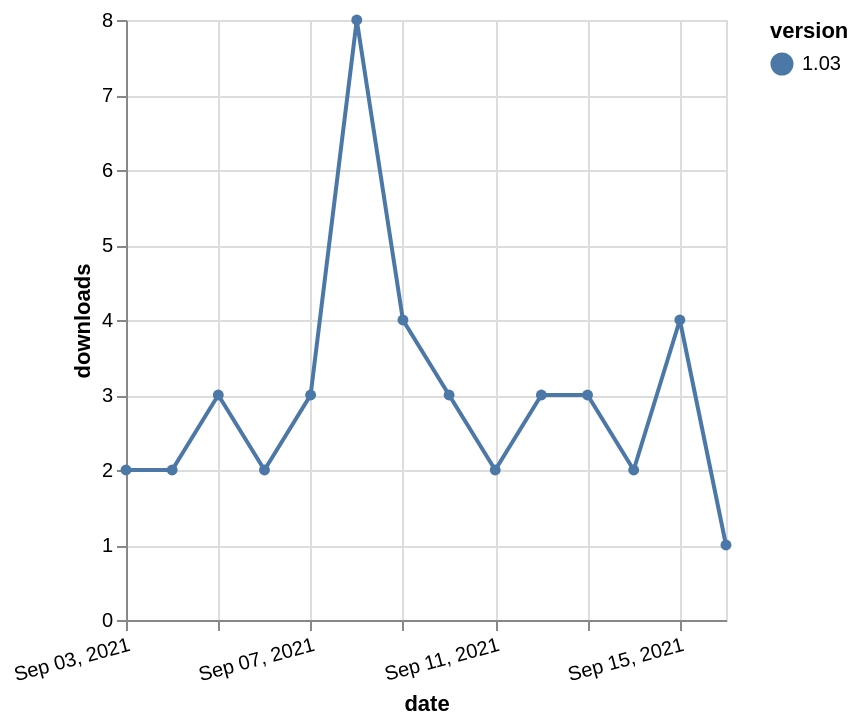

Specify this chart in Vega-Lite:
### Vega-Lite specification from a JSON file in a GitHub repository (floating-point values rounded to 4 significant figures)
{"$schema": "https://vega.github.io/schema/vega-lite/v5.json", "description": "A simple bar chart with embedded data.", "data": {"values": [{"date": "2021-09-03", "total": 5338, "delta": 2, "version": "1.03"}, {"date": "2021-09-04", "total": 5340, "delta": 2, "version": "1.03"}, {"date": "2021-09-05", "total": 5343, "delta": 3, "version": "1.03"}, {"date": "2021-09-06", "total": 5345, "delta": 2, "version": "1.03"}, {"date": "2021-09-07", "total": 5348, "delta": 3, "version": "1.03"}, {"date": "2021-09-08", "total": 5356, "delta": 8, "version": "1.03"}, {"date": "2021-09-09", "total": 5360, "delta": 4, "version": "1.03"}, {"date": "2021-09-10", "total": 5363, "delta": 3, "version": "1.03"}, {"date": "2021-09-11", "total": 5365, "delta": 2, "version": "1.03"}, {"date": "2021-09-12", "total": 5368, "delta": 3, "version": "1.03"}, {"date": "2021-09-13", "total": 5371, "delta": 3, "version": "1.03"}, {"date": "2021-09-14", "total": 5373, "delta": 2, "version": "1.03"}, {"date": "2021-09-15", "total": 5377, "delta": 4, "version": "1.03"}, {"date": "2021-09-16", "total": 5378, "delta": 1, "version": "1.03"}]}, "width": "container", "mark": {"type": "line", "point": {"filled": true}}, "encoding": {"x": {"field": "date", "type": "temporal", "timeUnit": "yearmonthdate", "title": "date", "axis": {"labelAngle": -15}}, "y": {"field": "delta", "type": "quantitative", "title": "downloads"}, "color": {"field": "version", "type": "nominal"}, "tooltip": {"field": "delta"}}}
